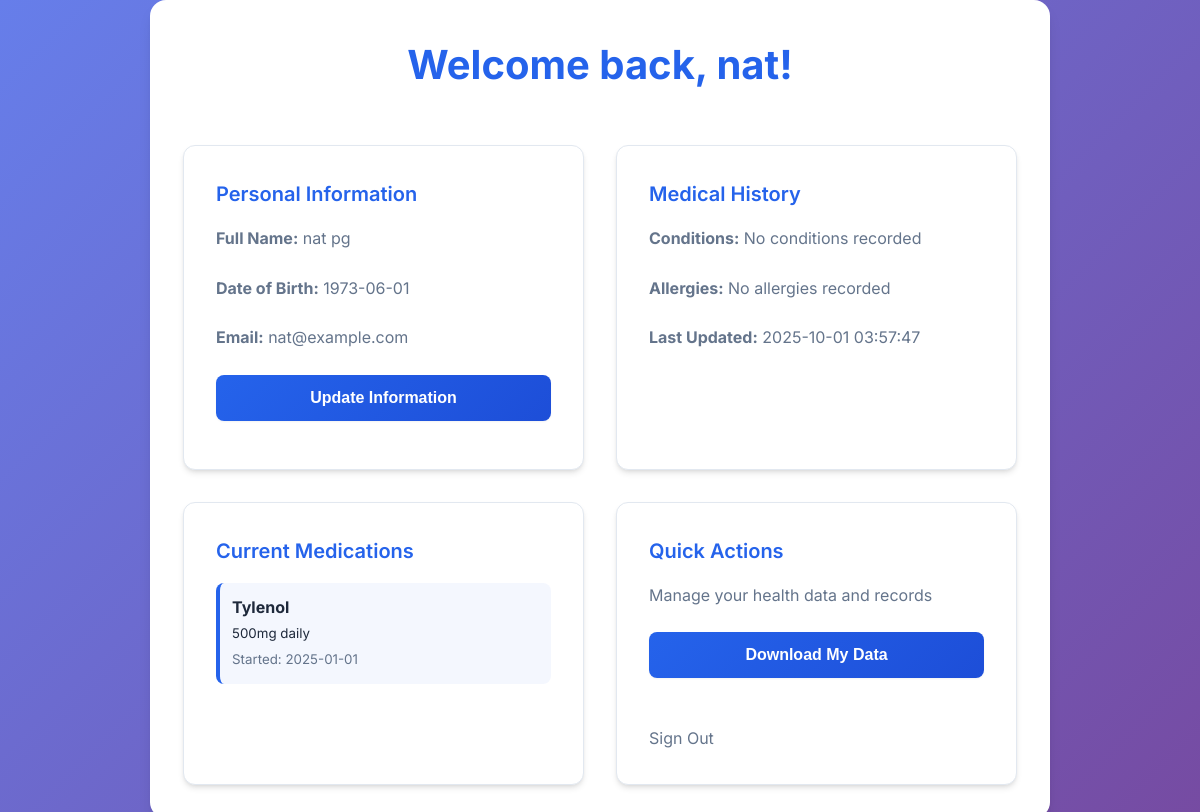
Screenshot of /patient/view_records.php (signed in) with the database file from the repository.
### tables this page shows
CREATE TABLE PATIENT_INFO (
    patient_id INT AUTO_INCREMENT PRIMARY KEY,
    first_name VARCHAR(50) NOT NULL,
    last_name VARCHAR(50) NOT NULL,
    date_of_birth DATE,
    gender VARCHAR(20),
    phone_number VARCHAR(20),
    contact_email VARCHAR(100) UNIQUE,
    address VARCHAR(200),
    emergency_contact_name VARCHAR(100),
    emergency_contact_number VARCHAR(20),
    marital_status ENUM('Single', 'Married', 'Divorced', 'Widowed','Seperated'),
    ethnicity VARCHAR(50)
     
);

CREATE TABLE PREEXISTING_MEDICAL_HISTORY (
    history_id INT AUTO_INCREMENT PRIMARY KEY,
    patient_id INT,
    conditions TEXT,
    allergies TEXT,
    family_history TEXT,
    surgeries TEXT,
    social_history TEXT,
    activity_level TEXT,
    serious_illnesses TEXT,
    serious_injuries TEXT,
    other_info TEXT,
    last_time_updated DATETIME,
    FOREIGN KEY (patient_id) REFERENCES PATIENT_INFO(patient_id)
);

CREATE TABLE PATIENT_MEDICATIONS (
    med_id INT AUTO_INCREMENT PRIMARY KEY,
    patient_id INT NOT NULL,
    medication_name VARCHAR(100) NOT NULL,
    start_date DATE,
    end_date DATE,
    dosage VARCHAR(50),
    FOREIGN KEY (patient_id) REFERENCES PATIENT_INFO(patient_id)
);

### patient/view_records.php (the view, shortened to what this page needs)
<?php
include '../includes/db.php';
$patient_id = $_SESSION['user_id'];
$sql = "SELECT * FROM PATIENT_INFO WHERE patient_id='$patient_id'";
$result = $conn->query($sql);
$patient = $result->fetch_assoc();
$sql_history = "SELECT * FROM PREEXISTING_MEDICAL_HISTORY WHERE patient_id='$patient_id'";
$history_result = $conn->query($sql_history);
$history = $history_result->fetch_assoc();
$med_stmt = $conn->prepare("SELECT medication_name, dosage, start_date FROM PATIENT_MEDICATIONS WHERE patient_id = ?");
$med_stmt->bind_param("i", $patient_id);
$med_stmt->execute();
$medications_result = $med_stmt->get_result();
$medications = $medications_result->fetch_all(MYSQLI_ASSOC);
?>
<!DOCTYPE html>
<html lang="en">
<head>
    <link rel="stylesheet" href="../css/styles.css">
</head>
<body>
    <div class="dashboard-container">
        <div class="dashboard-header">
            <h1>Welcome back, <?php echo htmlspecialchars($patient['first_name']); ?>!</h1>
        </div>
        <div class="dashboard-grid">
            <div class="dashboard-card">
                <h3>Personal Information</h3>
                <p><strong>Full Name:</strong> <?php echo htmlspecialchars($patient['first_name']." ".$patient['last_name']); ?></p>
                <p><strong>Date of Birth:</strong> <?php echo htmlspecialchars($patient['date_of_birth']); ?></p>
                <p><strong>Email:</strong> <?php echo htmlspecialchars($patient['contact_email']); ?></p>
                <form action="edit_record.php" method="get" style="margin-top: 1rem;">
                    <button type="submit">Update Information</button>
                </form>
            </div>
            <div class="dashboard-card">
                <h3>Medical History</h3>
                <?php if($history): ?>
                    <p><strong>Conditions:</strong>
                        <?php echo !empty($history['conditions']) ? htmlspecialchars($history['conditions']) : "No conditions recorded"; ?>
                    </p>
                    <p><strong>Allergies:</strong>
                        <?php echo !empty($history['allergies']) ? htmlspecialchars($history['allergies']) : "No allergies recorded"; ?>
                    </p>
                    <p><strong>Last Updated:</strong>
                        <?php echo !empty($history['last_time_updated']) ? htmlspecialchars($history['last_time_updated']) : "Not updated yet"; ?>
                    </p>
                <?php else: ?>
                    <p>No medical history available. Please update your information.</p>
                <?php endif; ?>
            </div>
            <div class="dashboard-card">
                <h3>Current Medications</h3>
                <?php if (!empty($medications)): ?>
                    <ul style="list-style: none; padding: 0;">
                        <?php foreach ($medications as $med): ?>
                            <li style="background: rgba(37, 99, 235, 0.05); padding: 0.75rem; margin: 0.5rem 0; border-radius: 8px; border-left: 4px solid var(--primary-color);">
                                <strong><?php echo htmlspecialchars($med['medication_name']); ?></strong><br>
                                <small><?php echo htmlspecialchars($med['dosage']); ?></small><br>
                                <small style="color: var(--text-secondary);">Started: <?php echo htmlspecialchars($med['start_date']); ?></small>
                            </li>
                        <?php endforeach; ?>
                    </ul>
                <?php else: ?>
                    <p>No medications or prescriptions recorded</p>
                <?php endif; ?>
            </div>
            <div class="dashboard-card">
                <h3>Quick Actions</h3>
                <p>Manage your health data and records</p>
                <form action="download_data.php" method="get" style="margin: 1rem 0;">
                    <button type="submit">Download My Data</button>
                </form>
                <a href="../logout.php" style="display: inline-block; margin-top: 1rem; color: var(--text-secondary); text-decoration: none;">Sign Out</a>
            </div>
        </div>
    </div>
</body>
</html>

### css/styles.css (style rules this page uses)
:root { --primary-color: #2563eb; --primary-dark: #1d4ed8; --secondary-color: #10b981; --accent-color: #f59e0b; --background-color: #f8fafc; --surface-color: #ffffff; --text-primary: #1e293b; --text-secondary: #64748b; --border-color: #e2e8f0; --error-color: #ef4444; --success-color: #10b981; --shadow-sm: 0 1px 2px 0 rgb(0 0 0 / 0.05); --shadow-md: 0 4px 6px -1px rgb(0 0 0 / 0.1), 0 2px 4px -2px rgb(0 0 0 / 0.1); --shadow-lg: 0 10px 15px -3px rgb(0 0 0 / 0.1), 0 4px 6px -4px rgb(0 0 0 / 0.1); --shadow-xl: 0 20px 25px -5px rgb(0 0 0 / 0.1), 0 8px 10px -6px rgb(0 0 0 / 0.1); }
* { margin: 0; padding: 0; box-sizing: border-box; }
body { font-family: 'Inter', -apple-system, BlinkMacSystemFont, 'Segoe UI', Roboto, sans-serif; background: linear-gradient(135deg, #667eea 0%, #764ba2 100%); min-height: 100vh; color: var(--text-primary); line-height: 1.6; font-size: 1rem; }
h1 { color: var(--primary-color); font-size: 2rem; font-weight: 600; margin-bottom: 1rem; }
h3 { color: var(--text-primary); font-size: 1.25rem; font-weight: 500; margin-bottom: 0.75rem; }
p { font-size: 1rem; margin-bottom: 0.75rem; }
button { background: linear-gradient(135deg, var(--primary-color), var(--primary-dark)); color: white; border: none; padding: 0.875rem 2rem; border-radius: 8px; font-size: 1rem; font-weight: 600; cursor: pointer; transition: all 0.2s ease; box-shadow: var(--shadow-sm); width: 100%; margin-bottom: 1rem; }
.dashboard-container { max-width: 500px; margin-top: 15px; padding: 1rem; background: var(--surface-color); border-radius: 16px; box-shadow: var(--shadow-lg); border: 1px solid rgba(255, 255, 255, 0.2); }
.dashboard-header { text-align: center; margin-bottom: 3rem; }
.dashboard-header h1 { color: var(--primary-color); font-size: 2.5rem; font-weight: 700; margin-bottom: 0.5rem; }
.dashboard-grid { display: grid; grid-template-columns: repeat(auto-fit, minmax(300px, 1fr)); gap: 2rem; margin-top: 2rem; width: 100%; max-width: 1200px; margin-left: auto; margin-right: auto; }
.dashboard-card { background: var(--surface-color); border-radius: 12px; padding: 2rem; box-shadow: var(--shadow-md); border: 1px solid var(--border-color); transition: all 0.2s ease; }
.dashboard-card h3 { color: var(--primary-color); margin-bottom: 1rem; font-size: 1.25rem; font-weight: 600; }
.dashboard-card p { color: var(--text-secondary); margin-bottom: 1.5rem; }
.dashboard-container { max-width: 900px; margin: 0 auto; padding: 2rem; }

### rows the page displays
patient_info: first_name "nat", first_name+last_name "nat pg", date_of_birth "1973-06-01", contact_email "nat@example.com"
preexisting_medical_history: last_time_updated "2025-10-01 03:57:47"
patient_medications: medication_name "Tylenol", dosage "500mg daily", start_date "2025-01-01"
